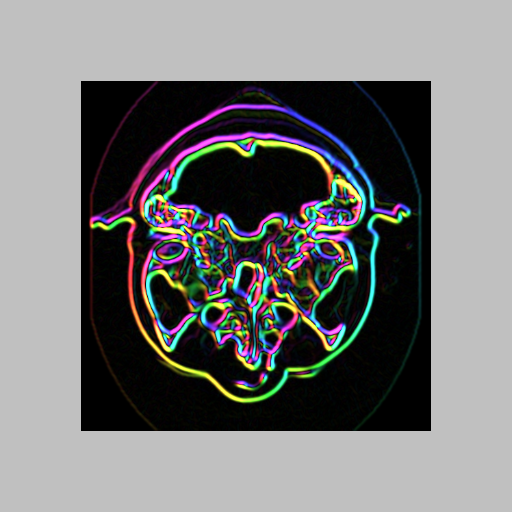

Reproduce this figure in Python.
#!/usr/bin/env python

# Visualize gradient information of a CT head slice as an HSV color image.

import os
from pathlib import Path

# Factory overrides: importing these modules registers the OpenGL rendering
# and interaction style implementations for vtkRenderingCore factory classes.
import vtkmodules.vtkInteractionStyle  # noqa: F401
import vtkmodules.vtkRenderingOpenGL2  # noqa: F401

# VTK pipeline classes used in this example
from vtkmodules.vtkIOImage import vtkMetaImageReader
from vtkmodules.vtkImagingColor import vtkImageHSVToRGB
from vtkmodules.vtkImagingCore import (
    vtkImageCast,
    vtkImageConstantPad,
    vtkImageExtractComponents,
    vtkImageMagnify,
)
from vtkmodules.vtkImagingGeneral import (
    vtkImageEuclideanToPolar,
    vtkImageGaussianSmooth,
    vtkImageGradient,
)
from vtkmodules.vtkRenderingCore import (
    vtkImageActor,
    vtkRenderWindow,
    vtkRenderWindowInteractor,
    vtkRenderer,
)

# Colors (normalized RGB)
silver = (0.753, 0.753, 0.753)

# Data file
data_dir = Path(os.environ.get("VPE_DATA_DIR", Path(__file__).parent))
file_name = str(data_dir / "FullHead.mhd")

# Reader: load the CT head volume
reader = vtkMetaImageReader()
reader.SetFileName(file_name)
reader.Update()

# Filter: cast to float for gradient computation
cast = vtkImageCast()
cast.SetInputConnection(reader.GetOutputPort())
cast.SetOutputScalarTypeToFloat()

# Filter: magnify the image 2x
magnify = vtkImageMagnify()
magnify.SetInputConnection(cast.GetOutputPort())
magnify.SetMagnificationFactors(2, 2, 1)
magnify.InterpolateOn()

# Filter: smooth to remove high-frequency interpolation artifacts
smooth = vtkImageGaussianSmooth()
smooth.SetInputConnection(magnify.GetOutputPort())
smooth.SetDimensionality(2)
smooth.SetStandardDeviations(1.5, 1.5, 0.0)
smooth.SetRadiusFactors(2.01, 2.01, 0.0)

# Filter: compute the 2D gradient
gradient = vtkImageGradient()
gradient.SetInputConnection(smooth.GetOutputPort())
gradient.SetDimensionality(2)

# Filter: convert gradient to polar coordinates (magnitude → saturation, direction → hue)
polar = vtkImageEuclideanToPolar()
polar.SetInputConnection(gradient.GetOutputPort())
polar.SetThetaMaximum(255.0)

# Filter: pad to three components for HSV representation
pad = vtkImageConstantPad()
pad.SetInputConnection(polar.GetOutputPort())
pad.SetOutputNumberOfScalarComponents(3)
pad.SetConstant(200.0)

# Filter: permute components into HSV order
permute = vtkImageExtractComponents()
permute.SetInputConnection(pad.GetOutputPort())
permute.SetComponents(0, 2, 1)

# Filter: convert HSV to RGB
rgb = vtkImageHSVToRGB()
rgb.SetInputConnection(permute.GetOutputPort())
rgb.SetMaximum(255.0)

# Filter: cast back to unsigned char for display
display_cast = vtkImageCast()
display_cast.SetInputConnection(rgb.GetOutputPort())
display_cast.SetOutputScalarTypeToUnsignedChar()
display_cast.ClampOverflowOn()

# Actor: display the RGB image slice
image_actor = vtkImageActor()
image_actor.GetMapper().SetInputConnection(display_cast.GetOutputPort())
image_actor.SetDisplayExtent(0, 511, 0, 511, 22, 22)

# Renderer: assemble the scene
renderer = vtkRenderer()
renderer.AddActor(image_actor)
renderer.SetBackground(silver)

# Window: display the rendered scene
render_window = vtkRenderWindow()
render_window.AddRenderer(renderer)
render_window.SetWindowName("image gradient")
render_window.SetMultiSamples(0)
render_window.SetSize(512, 512)

# Scene: configure the camera
renderer.ResetCamera()

# Interactor: handle mouse and keyboard events
render_window_interactor = vtkRenderWindowInteractor()
render_window_interactor.SetRenderWindow(render_window)

# Launch the interactive visualization
render_window_interactor.Initialize()
render_window_interactor.Start()
